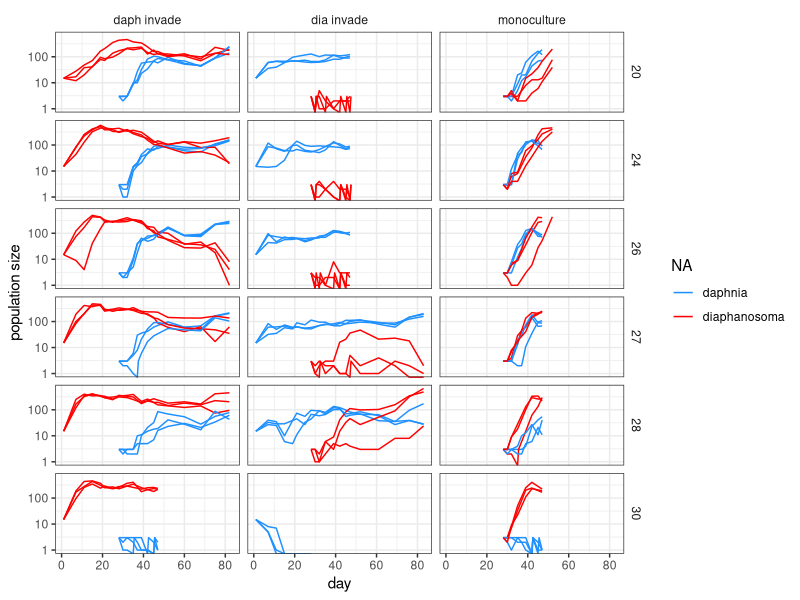
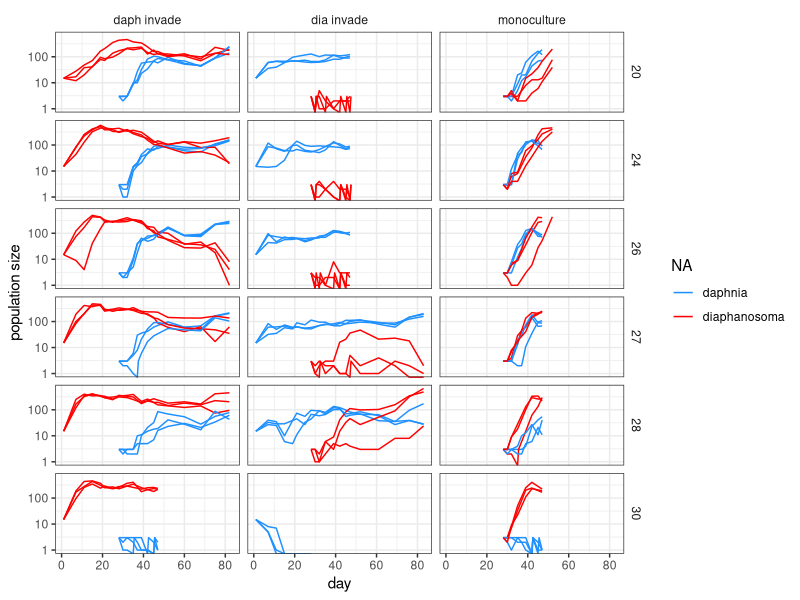

Write R code to recreate these figures, in order. (Note: this script raises an error after producing the figures.)

#=============================================================================
#File 2.A: Leslie-Gower population model, NLS
#=============================================================================
# This R script differs from the previous in that we define our own model 
# and then use NLS to fit it. Specifically, we fit the Leslie-Gower model. 
# The model is fit to residents and invader populations seperately. 
# The intrinsic rate of reproduction, %lambda, is fit in two different ways: 
# 	1. by allowing nls to fit it as an intercept in the model. 
# 
# Fitting with NLS is just meant as a first pass to explore the data. I 
# probably would not trust any of the parameter values that it spits out 
# at this point! I.e., don't believe lambda, alpha_ii or alpha_ij for a lot
# of the model fits. Trust the NLME fits in the complimentary model. 
#
# As this code is currently written, NLS can barely handle fitting most of 
# the replicates. It often seems to fail when the data should be "easiest"
# to interpret, and maybe this makes sense. For example, it is bad at fitting
# the model parameters when Daphnia is the resident and quickly reaches its 
# equilibrium abundance: most of the variation is likely due to (AR) noise. 
#
# First, loop over both diaphanosoma and daphnia when diaphanasoma is the 
# invader
# Second, loop over both diaphanosoma and daphnia when daphnia is the invader
#=============================================================================

#=============================================================================
#Load libraries
#=============================================================================
library(tidyverse)
library(nlme)
#=============================================================================
#Load data
#=============================================================================
#Coreen's experiment data
m1=read.csv(file= "mesocosm_experiment_coreen_forbes.csv") 
#m1_inv = m1[1:72,] #Just take the invasion experiments

m1_data_long = m1 %>% 
  gather(key = day, value = N, day1:day83) %>% 
  dplyr::select(-X) %>% 
  mutate(day_n = as.numeric(gsub(x = day, pattern = "[^0-9.-]", replacement = "")))

m1_data_long$replicate.number= factor(m1_data_long$replicate.number)
#=============================================================================
#Plot the data
#=============================================================================
m1_data_long %>% 
  ungroup() %>% 
  filter(!is.na(N)) %>% 
  ggplot(aes(x = day_n, y = N, color = species, group = interaction(species,replicate.number)))+
  geom_line()+
  facet_grid(temperature~invade.mono)+
  scale_y_log10()+
  theme_bw()+
  scale_color_manual(values = c("dodgerblue1", "red1"), name = NA)+
  xlab("day")+
  ylab("population size")+
  theme(strip.background = element_rect(colour=NA, fill=NA))
ggsave("./Downloads/Coreen_plot.pdf", width = 8, height = 10)
Collapse

#=============================================================================
#Collect basic data on number of treatments, species, etc.
#=============================================================================
ntreatments =  length(unique(m1_data_long$temperature))
treats = unique(m1_data_long$mesocosm.ID)
invader = unique(m1_data_long$species)
invasions_per = length(treats)/4 #Treatment entries correponding to each spp 
inv_day = 28 #The first day of attempted invasion
no_reps = 18 #The number of replicated mesocosms total per resident/invader

#=============================================================================
#Define the growth rate functions for the LG population model(s)
#=============================================================================
#The model for the resident with only the resident species
LG_res = formula (Ndiff_res ~ lambda/(1+alpha_ii*N_res) + 0.5)
#The model for the invader with only the invader species
LG_inv = formula (Ndiff_inv ~ lambda/(1+alpha_ij*N_res) + 0.5)
#The model with both species (this tends to have convergence problems)
LG_2sp = formula (Ndiff_inv ~ lambda/(1+alpha_ii*N_inv+alpha_ij*N_res)+0.5)

#=============================================================================
# First, loop over both diaphanosoma and daphnia when diaphanasoma is the 
# invader
#=============================================================================
all_models_dia_invade = vector( "list", ntreatments*2) #To store all of the fitted models
all_models_daph_res = vector( "list", ntreatments*2) #To store all of the fitted models

model_fit_dia_invade = vector( "list", ntreatments*2) #The predicted IGR based on the fitted LME 
model_fit_daph_res = vector( "list", ntreatments*2)

#The resident and invader: 
i = 1
	#Loop over treatments 
	u_invader = invader[-i]
	u_res = invader[i]

	for (n in 1: (ntreatments)){
		#Since the treatments are regular, set the start/end position of
		#the subset qith:  
		pos1 = (n-1)*2 + n
		pos2 = pos1+2
		u_treats = treats[pos1:pos2]
		index1 = n+(i-1)*ntreatments

		#=============================================================================
		#Make new resident and invader data sets.
		#=============================================================================
		#Make a new resident data set to fit the growth rate function with nlme/nls 
		#The new data set includes a column for n(t+1)/n(t) and a columnf for the time 
		#interval across subsequent measurements.  
		res_tmp = subset(m1_data_long, mesocosm.ID == u_treats &  species == u_res   )
        res_tmp = na.exclude(res_tmp) #NLME won't work with NAs 
       	#Arrange the data by replicate number, then add a new column for the delta N
        res_tmp = res_tmp %>% 
        		arrange(replicate.number) %>%
       			mutate(Ndiff_res = lead( N/lag(N),)) #"lead" lines up the result 
		res_tmp$Ndiff_res[res_tmp$day_n == max(res_tmp$day_n )] =NA #Remove last day
		res_tmp = res_tmp %>% mutate(tdiff =day_n-lag(day_n)) #Size of time step
		res_tmp = res_tmp %>% mutate(N_res = N)
        res_tmp$tdiff[res_tmp$tdiff<0] = NA #Remove negative time steps
		#Make this a grouped data object:
		res_data = groupedData(Ndiff_res~N_res+day_n|replicate.number, data = res_tmp)
	
		#Make a new invader data set to fit the growth rate function with nlme/nls 
		#The new data set includes a column for n(t+1)/n(t) and a columnf for the time 
		#interval across subsequent measurements.  
		inv_tmp = subset(m1_data_long, mesocosm.ID == u_treats &  species == u_invader   )
        inv_tmp = na.exclude(inv_tmp) #NLME won't work with NAs 
       	#Arrange the data by replicate number, then add a new column for the delta N
        inv_tmp = inv_tmp %>% 
        		arrange(replicate.number) %>%
       			mutate(Ndiff_inv = lead( N/lag(N),)) #"lead" lines up the result 
		inv_tmp$Ndiff_inv[inv_tmp$day_n == max(inv_tmp$day_n )] =NA #Remove last day
		inv_tmp = inv_tmp %>% mutate(tdiff =day_n-lag(day_n)) #Size of time step
		inv_tmp = inv_tmp %>% mutate(N_inv = N)
		#This line adds the resident densities on the matching days from the matching 
		#replicates to the data table inv_tmp
		inv_tmp = inv_tmp %>% left_join( select( res_tmp, replicate.number,day_n,N_res),
		 by= (c( "day_n" = "day_n", "replicate.number"="replicate.number" )) )
        inv_tmp$tdiff[inv_tmp$tdiff<0] = NA #Remove negative time steps
		#Make this a grouped data object:
		inv_data = groupedData(Ndiff_inv~N_res+N_inv+day_n|replicate.number, data = inv_tmp)
	
		#================================================================================
		# Use NLS to test basic model assumptions and convergence, fine-tune fits, etc.
		# This is essentially what is nested within NLME, it just does not allow for 
		# any fixed or random effects to be properly accounted for, in either fitting or
		# errors. 
		#================================================================================
		rep_use = 6 #Change this in order to pull data from a specific replicate
		###Resident
		#Pull out one replicate AND only use the N that are pre-invasion: 
		#Note, if you use data that are post invasion to fit the single-species resident 
		#model, LG_1sp, then alpha_ii will take on weird values. 
		#Choose 1: 
		mydata1 = subset(res_data,replicate.number==rep_use & day_n < (inv_day+12) )
		#mydata1 = subset(res_data, day_n < (inv_day+12) )

		tryCatch( { m1=nls(LG_res, data = mydata1, start=list(lambda = 1.1, alpha_ii=0.5) )

		#Model parameters: 
		lam1 =  m1$m$getPars()[1]
		aii =  m1$m$getPars()[2]
		p1 = ( lam1/(1+aii*mydata1$N_res)+0.5 )
		#p1=predict(m1, data = mydata1) #Same thing
		
		#To shift things back to the population scale ( we're fitting the growth
		#rate function and not population counts directly)
		#Note, this should be exactly the same as N_res in res_data: 
		actN_res = mydata1$Ndiff_res*(mydata1$N_res)
		#To get the predicted N_res, multiply the NLS fit of our G by N: 
		predN_res = p1*(mydata1$N_res )
		predN_res2 = p1*(subset(res_data,replicate.number==rep_use)$N_res)

		#Basic plots of data and fits: 
		par(mfrow = c(2,1))
		#First plot
		plot(actN_res, ylim = c(0,max( c( actN_res,predN_res ),na.rm=T ) ),xlab = "Time",
			ylab = "Resident density" )
		points(predN_res,col="blue")
		#Second, over full time series
		plot(subset(res_data,replicate.number==rep_use)$N_res , ylim = c(0,max( subset(res_data,replicate.number==rep_use)$N_res,
			na.rm=T ) ), xlab = "Time",	ylab = "Resident density" )
		points(predN_res2, col ="blue")

		#Save model fits and predicted values
		all_models_daph_res[[index1]] = m1
		model_fit1 = data.frame(day_n =mydata1$day_n, N_res = predN_res )
	    model_fit_daph_res[[index1]] = model_fit1
		}, error = function(e) {} ) 

		###Invader
		#Pull out one replicate AND only use the N that are post-invasion but pre invader
		#equilibrium (this is very subjective, but also tends to be fairly robust) : 
		#Choose 1: 
		#mydata1 = subset(inv_data,replicate.number==6 & day_n > inv_day & day_n < (day_n+15) )
		#mydata1 = subset(inv_data,replicate.number==rep_use & day_n >= inv_day  )
		mydata1 = subset(inv_data, day_n >= inv_day  )

		tryCatch( { m1=nls(LG_inv, data = mydata1, start=list(lambda = 1.1, alpha_ij=0.1) )
		#Model parameters: 
		lam1 =  m1$m$getPars()[1]
		aij =  m1$m$getPars()[2]
		p1 = ( lam1/(1+aij*mydata1$N_res)+0.5 )
		#p1=predict(m1, data = mydata1) #Same thing
		
		#To shift things back to the population scale ( we're fitting the growth
		#rate function and not population counts directly)
		#Note, this should be exactly the same as N_res in res_data: 
		actN_inv = mydata1$Ndiff_inv*(mydata1$N_inv)
		#To get the predicted N_res, multiply the NLS fit of our G by N: 
		predN_inv = p1*(mydata1$N_inv )
		predN_inv2 = p1*(subset(inv_data,replicate.number==rep_use)$N_inv)

		#Basic plots of data and fits: 
		par(mfrow = c(2,1))
		#First plot
		plot(actN_inv, ylim = c(0,max( c( actN_inv,predN_inv ),na.rm=T ) ),xlab = "Time",
			ylab = "Invader density" )
		points(predN_inv,col="blue")
		#Second, over full time series
		plot(subset(inv_data,replicate.number==rep_use)$N_inv, ylim = c(0,max( subset(inv_data,replicate.number==rep_use)$N_inv ,
			na.rm=T ) ), xlab = "Time",	ylab = "Invader density" )
		points(predN_inv2, col ="blue")

		#Save model fits and predicted values
		all_models_dia_invade[[index1]] = m1
		model_fit1 = data.frame(day_n =mydata1$day_n, N_inv = predN_inv )
	    model_fit_dia_invade[[index1]] = model_fit1
		}, error = function(e) {} ) 


}


#=============================================================================
# Second, loop over both diaphanosoma and daphnia when daphnia is the invader
#=============================================================================
all_models_daph_invade = vector( "list", ntreatments*2) #To store all of the fitted models
all_models_dia_res = vector( "list", ntreatments*2) #To store all of the fitted models

model_fit_daph_invade = vector( "list", ntreatments*2) #The predicted IGR based on the fitted LME 
model_fit_dia_res = vector( "list", ntreatments*2)

#The resident and invader: 
i=2  
	#Loop over treatments 
	u_invader = invader[-i]
	u_res = invader[i]

	for (n in 1: (ntreatments)){
		#Since the treatments are regular, set the start/end position of
		#the subset qith:  
		pos1 = (n-1)*2 + n+invasions_per
		pos2 = pos1+2
		u_treats = treats[pos1:pos2]
		index1 = n+(i-1)*ntreatments
		
		#=============================================================================
		#Make new resident and invader data sets.
		#=============================================================================
		#Make a new resident data set to fit the growth rate function with nlme/nls 
		#The new data set includes a column for n(t+1)/n(t) and a columnf for the time 
		#interval across subsequent measurements.  
		res_tmp = subset(m1_data_long, mesocosm.ID == u_treats &  species == u_res   )
        res_tmp = na.exclude(res_tmp) #NLME won't work with NAs 
       	#Arrange the data by replicate number, then add a new column for the delta N
        res_tmp = res_tmp %>% 
        		arrange(replicate.number) %>%
       			mutate(Ndiff_res = lead( N/lag(N),)) #"lead" lines up the result 
		res_tmp$Ndiff_res[res_tmp$day_n == max(res_tmp$day_n )] =NA #Remove last day
		res_tmp = res_tmp %>% mutate(tdiff =day_n-lag(day_n)) #Size of time step
		res_tmp = res_tmp %>% mutate(N_res = N)
        res_tmp$tdiff[res_tmp$tdiff<0] = NA #Remove negative time steps
		#Make this a grouped data object:
		res_data = groupedData(Ndiff_res~N_res+day_n|replicate.number, data = res_tmp)
	
		#Make a new invader data set to fit the growth rate function with nlme/nls 
		#The new data set includes a column for n(t+1)/n(t) and a columnf for the time 
		#interval across subsequent measurements.  
		inv_tmp = subset(m1_data_long, mesocosm.ID == u_treats &  species == u_invader   )
        inv_tmp = na.exclude(inv_tmp) #NLME won't work with NAs 
       	#Arrange the data by replicate number, then add a new column for the delta N
        inv_tmp = inv_tmp %>% 
        		arrange(replicate.number) %>%
       			mutate(Ndiff_inv = lead( N/lag(N),)) #"lead" lines up the result 
		inv_tmp$Ndiff_inv[inv_tmp$day_n == max(inv_tmp$day_n )] =NA #Remove last day
		inv_tmp = inv_tmp %>% mutate(tdiff =day_n-lag(day_n)) #Size of time step
		inv_tmp = inv_tmp %>% mutate(N_inv = N)
		#This line adds the resident densities on the matching days from the matching 
		#replicates to the data table inv_tmp
		inv_tmp = inv_tmp %>% left_join( select( res_tmp, replicate.number,day_n,N_res),
		 by= (c( "day_n" = "day_n", "replicate.number"="replicate.number" )) )
        inv_tmp$tdiff[inv_tmp$tdiff<0] = NA #Remove negative time steps
		#Make this a grouped data object:
		inv_data = groupedData(Ndiff_inv~N_res+N_inv+day_n|replicate.number, data = inv_tmp)
	
		#================================================================================
		# Use NLS to test basic model assumptions and convergence, fine-tune fits, etc.
		# This is essentially what is nested within NLME, it just does not allow for 
		# any fixed or random effects to be properly accounted for, in either fitting or
		# errors. 
		#================================================================================
		rep_use = 6 #Change this in order to pull data from a specific replicate
		###Resident
		#Pull out one replicate AND only use the N that are pre-invasion: 
		#Note, if you use data that are post invasion to fit the single-species resident 
		#model, LG_1sp, then alpha_ii will take on weird values. 
		#Choose 1: 
		#mydata1 = subset(res_data,replicate.number==rep_use & day_n < (inv_day+12) )
		mydata1 = subset(res_data, day_n < (inv_day+12) )

		tryCatch( { m1=nls(LG_res, data = mydata1, start=list(lambda = 1.1, alpha_ii=0.5) )
		#Model parameters: 
		lam1 =  m1$m$getPars()[1]
		aii =  m1$m$getPars()[2]
		p1 = ( lam1/(1+aii*mydata1$N_res)+0.5 )
		#p1=predict(m1, data = mydata1) #Same thing
		
		#To shift things back to the population scale ( we're fitting the growth
		#rate function and not population counts directly)
		#Note, this should be exactly the same as N_res in res_data: 
		actN_res = mydata1$Ndiff_res*(mydata1$N_res)
		#To get the predicted N_res, multiply the NLS fit of our G by N: 
		predN_res = p1*(mydata1$N_res )
		predN_res2 = p1*(subset(res_data,replicate.number==rep_use)$N_res)

		#Basic plots of data and fits: 
		par(mfrow = c(2,1))
		#First plot
		plot(actN_res, ylim = c(0,max( c( actN_res,predN_res ),na.rm=T ) ),xlab = "Time",
			ylab = "Resident density" )
		points(predN_res,col="blue")
		#Second, over full time series
		plot(subset(res_data,replicate.number==rep_use)$N_res , ylim = c(0,max( subset(res_data,replicate.number==rep_use)$N_res,
			na.rm=T ) ), xlab = "Time",	ylab = "Resident density" )
		points(predN_res2, col ="blue")

		#Save model fits and predicted values
		all_models_dia_res[[index1]] = m1
		model_fit1 = data.frame(day_n =mydata1$day_n, N_inv = predN_res )
	    model_fit_dia_res[[index1]] = model_fit1
		}, error = function(e) {} ) 


		###Invader
		#Pull out one replicate AND only use the N that are post-invasion but pre invader
		#equilibrium (this is very subjective, but also tends to be fairly robust) : 
		#Choose 1: 
		#mydata1 = subset(inv_data,replicate.number==6 & day_n > inv_day & day_n < (day_n+15) )
		#mydata1 = subset(inv_data,replicate.number==rep_use & day_n >= inv_day  )
		mydata1 = subset(inv_data, day_n >= inv_day  )

		tryCatch( { m1=nls(LG_inv, data = mydata1, start=list(lambda = 1.1, alpha_ij=0.1) )
	
		#Model parameters: 
		lam1 =  m1$m$getPars()[1]
		aij =  m1$m$getPars()[2]
		p1 = ( lam1/(1+aij*mydata1$N_res)+0.5 )
		#p1=predict(m1, data = mydata1) #Same thing
		
		#To shift things back to the population scale ( we're fitting the growth
		#rate function and not population counts directly)
		#Note, this should be exactly the same as N_res in res_data: 
		actN_inv = mydata1$Ndiff_inv*(mydata1$N_inv)
		#To get the predicted N_res, multiply the NLS fit of our G by N: 
		predN_inv = p1*(mydata1$N_inv )
		predN_inv2 = p1*(subset(inv_data,replicate.number==rep_use)$N_inv)

		#Basic plots of data and fits: 
		par(mfrow = c(2,1))
		#First plot
		plot(actN_inv, ylim = c(0,max( c( actN_inv,predN_inv ),na.rm=T ) ),xlab = "Time",
			ylab = "Invader density" )
		points(predN_inv,col="blue")
		#Second, over full time series
		plot(subset(inv_data,replicate.number==rep_use)$N_res, ylim = c(0,max( subset(inv_data,replicate.number==rep_use)$N_inv ,
			na.rm=T ) ), xlab = "Time",	ylab = "Invader density" )
		points(predN_inv2, col ="blue")

		#Save model fits and predicted values
		all_models_daph_invade[[index1]] = m1
		model_fit1 = data.frame(day_n =mydata1$day_n, N_inv = predN_inv )
	    model_fit_daph_invade[[index1]] = model_fit1
		}, error = function(e) {} ) 


}
